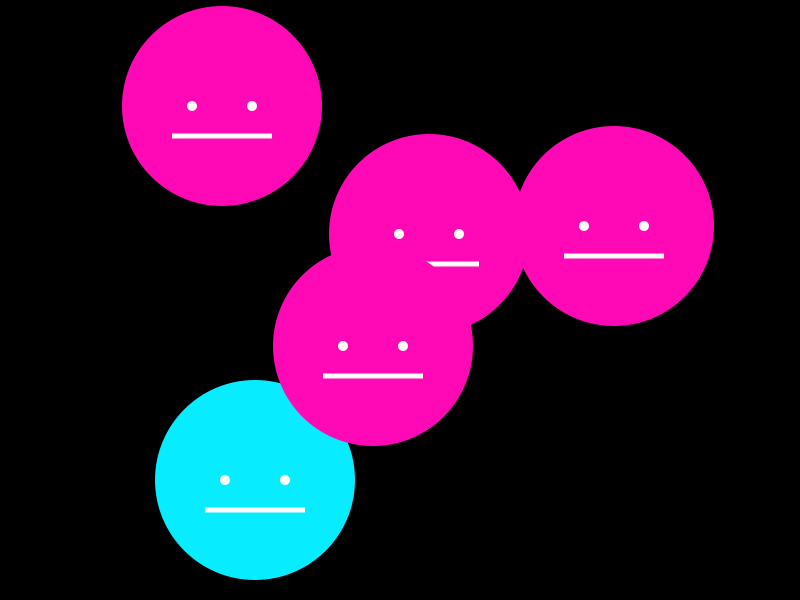
Frame 1 (no input)
Frame 60 (the mouse pressed at the canvas centre just before this capture): identical to frame 1, image omitted
Frame 120 (the mouse held since frame 60 and released just before this capture): identical to frame 1, image omitted

The Processing sketch that drew this single still picture (run headless with seeded random() and noise(); from frame 60 on, the mouse is pressed at the canvas centre):

// Processing sketch: e06_blobyWTablicy
// ── e06_blobyWTablicy.pde


Blob[] tablicaBlobow; // definijemy pusta tablice na Bloby
int iloscBlobow = 5; // ile blobow chcemy

void setup(){
  
  size( 800, 600 );

  tablicaBlobow = new Blob[iloscBlobow]; // rezerwujemy miejsce na 5 Blobow
  
  for( int i = 0; i < iloscBlobow; i ++ ){
    
    color c = #FF08B5; // domyslny kolor
    if( random(1.0) > 0.5 ){ // losowo zmieniamy kolor
     c = #08ECFF; 
    }
    
    tablicaBlobow[ i ] = new Blob( int(random(100,width-100)), int(random(100,height-100)), c ); // dodajemy Bloby do tablicy
    
  }
  
}

void draw(){
  
  background(0);
  
  for( int i = 0; i < iloscBlobow; i ++ ){
    
    tablicaBlobow[ i ].draw();
    
  }
  
}

void keyPressed(){
 
  if( key == 'j' ){
    tablicaBlobow[ 0 ].toggleMouth();
  }
  
  if( key == 'g' ){
    tablicaBlobow[ 3 ].toggleMouth();
  }
  
}

// ── Blob.pde


class Blob { // deklaraja klasy

  int posX = 0; // wlasciwosc - "property" klasy Blob, czyli zmienna przechowujaca pozycje x dla obiektow typu Blob
  int posY = 0; // to samo dla pozycji y
  color myColor; // dodatkowa wlasciwosc przechowujaca kolor
  
  boolean mouthOpened = false;
  
  Blob( int x, int y, color c ){ // tzw. konstruktor klasy - terasz przyjmuje parametry / argumenty
    posX = x; // przypisanie wartosci x do wlasciwosci posX
    posY = y;
    myColor = c;
  }
  
  void draw(){ // metoda / funkcja klasy
    
    pushStyle(); // wbudowana metoda processing do chwilowej zmiany stylu rysowania
    
    drawBody(); // elegencko pakujemy w oddzielne metody :)
    drawEyes();
    
    if( mouthOpened ){
      drawMouthOpened();
    }else{
      drawMouthClosed();
    }
    
    popStyle(); // ta metode wywolujemy jesli chcemy wrocic do domyslnego stylu
    
  }
  
  void drawBody(){
    noStroke();
    fill( myColor ); // używamy wlasciwosci myColor
    ellipse( posX, posY, 200, 200 ); // obiekt pamieta wartosci posX i posY zdefiniowane na etapie tworzenia
    
  }
  
  void drawEyes(){
    fill( #FFFFFF );
    ellipse( posX - 30, posY, 10, 10 );
    ellipse( posX + 30, posY, 10, 10 );
  }
  
  void drawMouthOpened(){
    fill( #FFFFFF );
    rectMode( CENTER );
    rect( posX, posY + 30, 70, 20 ); 
  }
  
  void drawMouthClosed(){
    fill( #FFFFFF );
    rectMode( CENTER );
    rect( posX, posY + 30, 100, 5 ); 
  }
  
  void toggleMouth(){
    mouthOpened = ! mouthOpened; // ! -> przypisanie wlasciwosci mouthOpened zaprzeczenia aktualnego stanu
  }
  
  
  
} // pamietac o ostatnim nawiasie !
